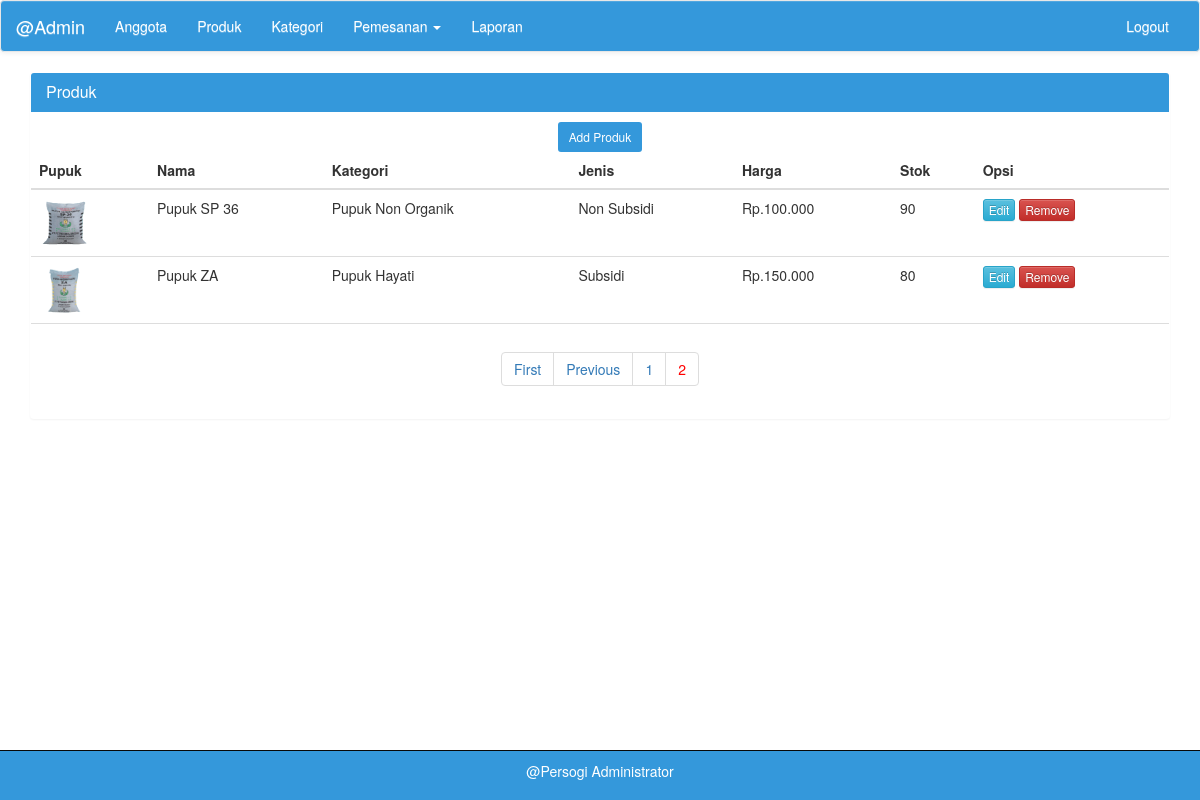
The page /admin/a_produk.php?page_no=2 on the database its author committed.
### tables this page shows
CREATE TABLE `produk` (
  `id_produk` int(11) NOT NULL,
  `id_kategori` int(11) NOT NULL,
  `jenis` enum('Subsidi','Non Subsidi') NOT NULL,
  `nama_produk` varchar(30) NOT NULL,
  `desk_produk` varchar(100) NOT NULL,
  `harga` int(15) NOT NULL,
  `stok` int(20) NOT NULL,
  `gambar` varchar(50) NOT NULL,
  `tgl_update` datetime NOT NULL
);

CREATE TABLE `kategori` (
  `id_kategori` int(11) NOT NULL,
  `nama_kategori` varchar(30) NOT NULL,
  `desk_kategori` varchar(100) NOT NULL
);

### admin/a_produk.php (the view, shortened to what this page needs)
<?php
  require_once "../class/Database.php";
  require_once "../class/Admin.php";
  $admin = new Admin($db);
?>
<?php
  include "a_header.php";
?>
<div class="container">
  <div class="row">
    <div class="col-md-12">
      <div class="panel panel">
        <div class="panel-heading">
          <h3 class="panel-title">Produk</h3>
        </div>
          <center style="padding-top:10px;">
            <button type="button" class="btn btn-sm btn-add" data-toggle="modal" data-target="#myModal">Add Produk</button>
          </center>
          <div class="table-responsive">
            <table class="table table-hover">
              <thead>
                <th>Pupuk</th>
                <th>Nama</th>
                <th>Kategori</th>
                <th>Jenis</th>
                <th>Harga</th>
                <th>Stok</th>
                <th colspan="2">Opsi</th>
              </thead>
              <tbody>
                <?php
                  $query = "SELECT * FROM produk INNER JOIN kategori ON (produk.id_kategori=kategori.id_kategori) ORDER BY produk.nama_produk ASC";
                  $records_per_page=6;
                  $newquery = $admin->paging($query,$records_per_page);
                  $admin->listProduk($newquery);
                 ?>
                 <tr>
                    <td colspan="8" align="center">
                  <div class="pagination-wrap">
                        <?php $admin->paginglink($query,$records_per_page); ?>
                      </div>
                    </td>
                </tr>
              </tbody>
            </table>
          </div>
        </div>
    </div>
  </div>
</div>

### class/Admin.php (shortened to what this page needs)
<?php
	class Admin {
		private $db;
	    function __construct($db_conn)
	    {
	        $this->db = $db_conn;
	    }
                    ?>
                <?php
        public function listProduk($query) {
        	$jumlah_desimal = "0";
	        $pemisah_desimal = ",";
	        $pemisah_ribuan = ".";
            $stmt = $this->db->prepare($query);
            $stmt->execute();
            if($stmt->rowCount()>0)
            {
                while($row=$stmt->fetch(PDO::FETCH_ASSOC))
                {
                    ?>
                    <tr>
                    	<td>
                    		<img src="../assets/gambar_produk/<?php print($row['gambar']); ?>" class="produk">
                    	</td>
                        <td><?php print($row['nama_produk']); ?></td>
                        <td><?php print($row['nama_kategori']); ?></td>
                        <td><?php print($row['jenis']); ?></td>
                        <td><?php print('Rp.'.number_format($row['harga'],$jumlah_desimal, $pemisah_desimal, $pemisah_ribuan)) ?></td>
                        <td><?php print($row['stok']); ?></td>
                        <td>
                        <button type="button" class="btn btn-info btn-xs edit_button"
                            data-toggle="modal" data-target="#myModalEdit"
                            data-nama="<?php print($row['nama_produk']);?>"
                            data-katid="<?php print($row['id_kategori']);?>"
                            data-kat="<?php print($row['nama_kategori']);?>"
                            data-jenis="<?php print($row['jenis']);?>"
                            data-stok="<?php print($row['stok']);?>"
                            data-harga="<?php print($row['harga']);?>"
                            data-desk="<?php print($row['desk_produk']);?>"
                            data-id="<?php print($row['id_produk']); ?>">
                            Edit
                        </button>
                        <a href="#" data-href="a_produk_del.php?id=<?php print($row['id_produk']); ?>" data-toggle="modal" data-nama="<?php print($row['nama_produk']);?>" data-target="#confirm-delete" class="btn btn-danger btn-xs">Remove</a>
                        </td>
                    </tr>
                    <?php
                }
            }
            else
            {
                ?>
                <tr>
                <td>Tidak ditemukan....</td>
                </tr>
                <?php
            }
        }
                    ?>
                <?php
	    public function paginglink($query,$records_per_page)
	    {
	        $self = $_SERVER['PHP_SELF'];
	        $stmt = $this->db->prepare($query);
	        $stmt->execute();
	        $total_no_of_records = $stmt->rowCount();
	        if($total_no_of_records > 0)
	        {
	            ?><ul class="pagination"><?php
	            $total_no_of_pages=ceil($total_no_of_records/$records_per_page);
	            $current_page=1;
	            if(isset($_GET["page_no"]))
	            {
	                $current_page=$_GET["page_no"];
	            }
	            if($current_page!=1)
	            {
	                $previous =$current_page-1;
	                echo "<li><a href='".$self."?page_no=1'>First</a></li>";
	                echo "<li><a href='".$self."?page_no=".$previous."'>Previous</a></li>";
	            }
	            for($i=1;$i<=$total_no_of_pages;$i++)
	            {
	                if($i==$current_page)
	                {
	                    echo "<li><a href='".$self."?page_no=".$i."' style='color:red;'>".$i."</a></li>";
	                }
	                else
	                {
	                    echo "<li><a href='".$self."?page_no=".$i."'>".$i."</a></li>";
	                }
	            }
	            ?></ul><?php
	        }
	    }
	}
?>

### assets/css/style.css (style rules this page uses)
.panel-heading { background:#3498db; }
.panel-heading h3 { color:#fff; }
.btn-add { background:#3498db; color:#fff; }
.produk { width:50px; height:50px; }

### rows shown on the page
produk: gambar (picture), nama_produk "Pupuk SP 36", id_kategori.nama_kategori "Pupuk Non Organik", jenis "Non Subsidi", harga "100.000", stok "90"
produk: gambar (picture), nama_produk "Pupuk ZA", id_kategori.nama_kategori "Pupuk Hayati", jenis "Subsidi", harga "150.000", stok "80"
